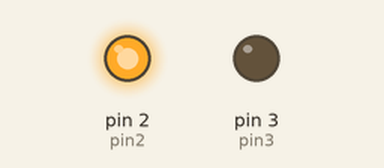
A sketch run on a simulated Arduino Uno, built with avr-gcc and run on an emulated ATmega328P. Parts: output pins drawn as LEDs (lit = HIGH).

Above: at 0.1 s.
Timing chart, 0 to 1.6 s (numbered marks = the images above):
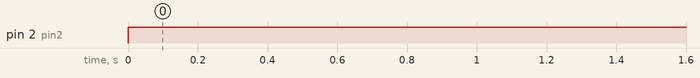

The sketch:

testOfGNDProperty.ino
```cpp
int pin2 = 2;
int pin3 = 3;

void setup(){
   pinMode(pin2, OUTPUT);
   pinMode(pin3, OUTPUT);
   digitalWrite(pin2, LOW);
   digitalWrite(pin3, LOW);
}

void loop(){
  digitalWrite(pin2, HIGH);
  digitalWrite(pin3, LOW);
}
```

Measured:
- by itself, pin 2 (pin2): LOW → HIGH at 0.00 s
